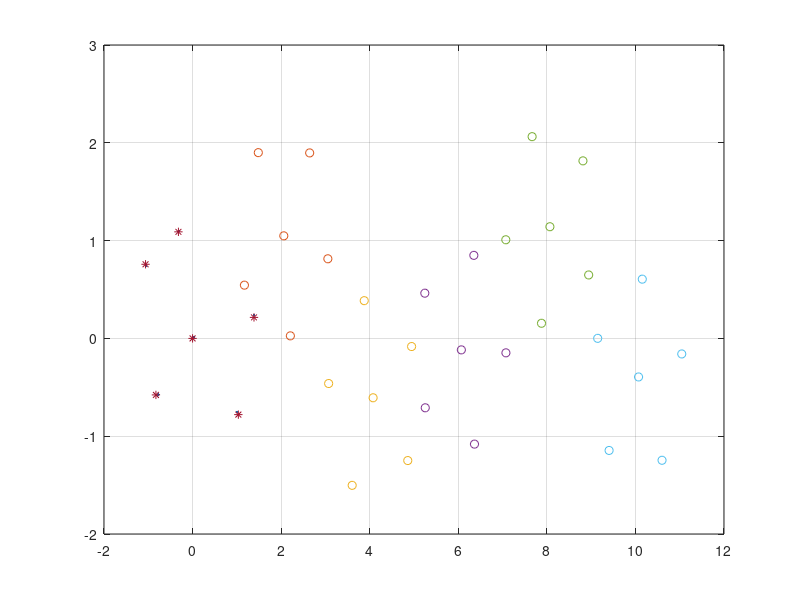

Write MATLAB code to recreate this figure.
w0 = [0 0 1];
s1 = sin(2*pi/5);
s2 = sin(4*pi/5);
c1 = cos(2*pi/5);
c2 = cos(pi/5);
V = [0 1;-s1 c1;-s2 -c2;s2 -c2;s1 c1; 0 0];
d12 = sqrt(2*(1-c1));
% d12 = d23 = d34 = d45
d16 = 1;
% d16 = d26 = d36 = d46 = d56
dij = [d12 d16 d12 d16 d12 d16 d12 d16 d16];
delta = 1;
kv = 1;
T = 0.01;

q0 = zeros(6,2);
qout = zeros(1000,6,2);
for i = 1:5
    q0(i,:) = [V(i,:)+delta*(rand(1,2)-0.5*ones(1,2))];
end
q = q0;

for t = 1:1000

    Rq = [(q(1,:)-q(2,:)) (q(2,:)-q(1,:)) zeros(1,8);
          (q(1,:)-q(6,:)) zeros(1,8) (q(6,:)-q(1,:));
          zeros(1,2) (q(2,:)-q(3,:)) (q(3,:)-q(2,:)) zeros(1,6);
          zeros(1,2) (q(2,:)-q(6,:)) zeros(1,6) (q(6,:)-q(2,:));
          zeros(1,4) (q(3,:)-q(4,:)) (q(4,:)-q(3,:)) zeros(1,4);
          zeros(1,4) (q(3,:)-q(6,:)) zeros(1,4) (q(6,:)-q(3,:));
          zeros(1,6) (q(4,:)-q(5,:)) (q(5,:)-q(4,:)) zeros(1,2);
          zeros(1,6) (q(4,:)-q(6,:)) zeros(1,2) (q(6,:)-q(4,:));
          zeros(1,8) (q(5,:)-q(6,:)) (q(6,:)-q(5,:))];

    qij = [norm((q(1,:)-q(2,:))) norm((q(1,:)-q(6,:))) norm((q(2,:)-q(3,:))) norm((q(2,:)-q(6,:))) norm((q(3,:)-q(4,:))) ...
            norm((q(3,:)-q(6,:))) norm((q(4,:)-q(5,:))) norm((q(4,:)-q(6,:))) norm((q(5,:)-q(6,:)))];
    
    qin = [(q(1,:)-q(6,:));(q(2,:)-q(6,:));(q(3,:)-q(6,:));(q(4,:)-q(6,:));(q(5,:)-q(6,:));0 0];
    e = qij - dij;

    z = e.*(e+2*dij);
    v0 = [1 cos(t*T)];
    u = zeros(6,2);
    Rqt = Rq';
    for i = 1:6
        v = cross(w0,[qin(i,:) 0]);
        sum = 0;
        for j = 1:9
            sum = sum + Rqt(2*(i-1)+1:2*(i-1)+2,j)*z(j);
        end
        u(i,:) = -kv*sum'+v0+v(1:2);
    end

    q = q+u*T;
    qout(t,:,:) = q;
end

figure(1)
plot(qout(1,:,1),qout(1,:,2),'.');
hold on
grid on
% for t = 2:1000
%     plot(qout(t,:,1),qout(t,:,2),'.');
% end
plot(qout(200,:,1),qout(200,:,2),'o');
plot(qout(400,:,1),qout(400,:,2),'o');
plot(qout(600,:,1),qout(600,:,2),'o');
plot(qout(800,:,1),qout(800,:,2),'o');
plot(qout(end,:,1),qout(end,:,2),'o');
plot(q0(:,1),q0(:,2),'*');
hold off